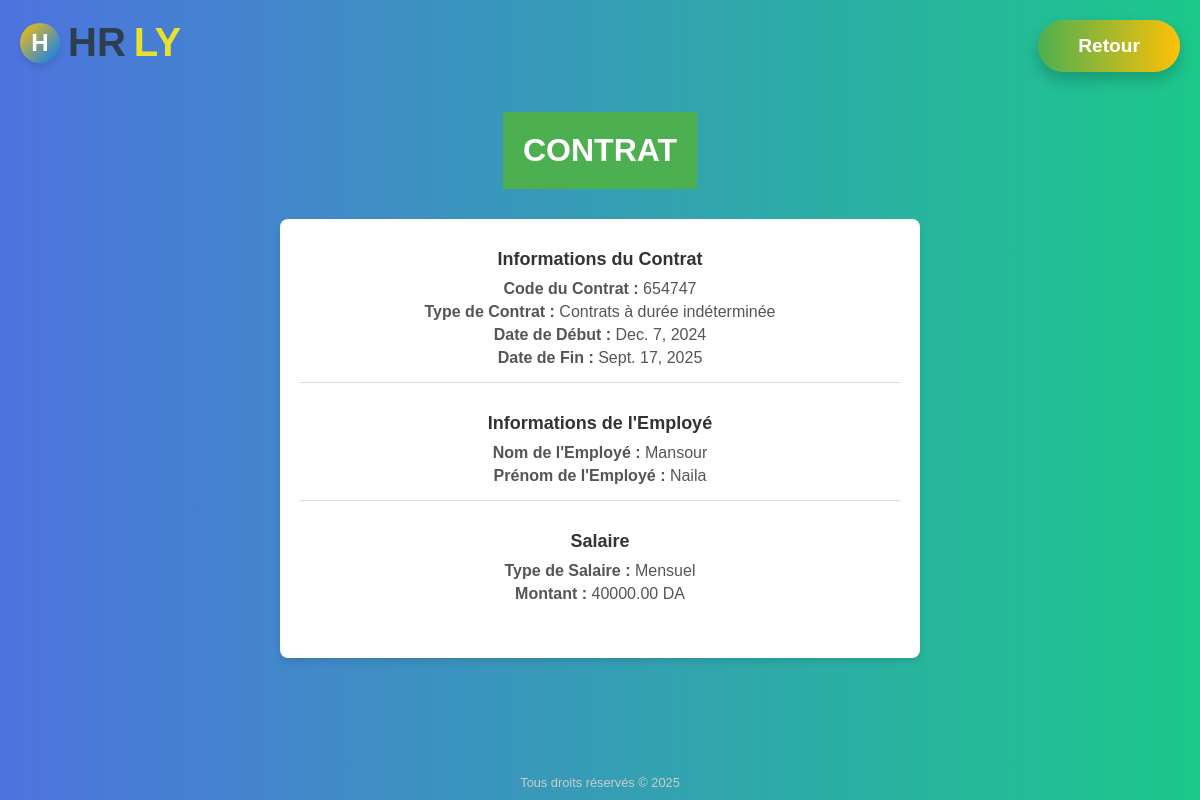
/main/10/affichercontrat/, run on the app's committed database.
### projectapp/models.py (models this page shows, shortened)
class Contract(models.Model):
    TYPE_CHOICES_CONTRATS=[
        ('CDI','Contrats à durée indéterminée'),
        ('CDD','contrats à durée déterminée'),
        ('STAGE','stage'),
    ]
    code_contrat = models.CharField(max_length=100)
    date_debut_contrat=models.DateField()
    date_fin_contrat=models.DateField()
    type_contrat=models.CharField(max_length=20,choices=TYPE_CHOICES_CONTRATS)
    id_employe=models.ForeignKey(Employe,on_delete=models.CASCADE)
    type_salaire = models.CharField(
        max_length=10,
        choices=[('mensuel', 'Mensuel'), ('quotidien', 'Quotidien')],
        default='mensuel'
    )
    montant_salaire = models.DecimalField(max_digits=10, decimal_places=2)

class Employe(models.Model):
    CHOICE_SEXE =[('female','female'),('male','male')]
    code = models.CharField(max_length=10, unique=True)
    nom = models.CharField(max_length=100)
    prenom = models.CharField(max_length=100)
    date_naissance = models.DateField()
    date_embauche = models.DateField()
    adresse = models.TextField()
    id_service =  models.ForeignKey(Service,on_delete=models.CASCADE)
    historique_professionnel = models.TextField(blank=True, null=True)
    competences = models.TextField(blank=True, null=True)
    formations = models.TextField(blank=True, null=True)
    solde_conge = models.PositiveIntegerField(default=0)
    droits_conge = models.PositiveIntegerField(default=0)
    nb_absence = models.PositiveIntegerField(default=0)  # Compteur d'absences
    nb_massrouf=models.PositiveIntegerField(default=0)
    sexe=models.CharField(max_length=10,choices=CHOICE_SEXE)

### projectapp/views.py (the view)
# urls.py: path('<int:pk>/affichercontrat/', views.afficher_contrat, name='afficher_contrat'),
def afficher_contrat(request, pk):
    contract = get_object_or_404(Contract, pk=pk)
    return render(request, 'rh/contrats/afficher_contrat.html', {'contract': contract})

### projectapp/templates/rh/contrats/afficher_contrat.html (shortened to what this page needs)
<!DOCTYPE html>
<html lang="fr">
<head>
</head>
<body>
    <div class="logo">
        <div class="logo-icon">H</div>
        <span>HR</span><span>ly</span>
    </div>
    <h1>CONTRAT </h1>
    <div class="fiche-contrat">
        <div class="section">
            <h2>Informations du Contrat</h2>
            <p><strong>Code du Contrat :</strong> {{ contract.code_contrat }}</p>
            <p><strong>Type de Contrat :</strong> {{ contract.get_type_contrat_display }}</p>
            <p><strong>Date de Début :</strong> {{ contract.date_debut_contrat }}</p>
            <p><strong>Date de Fin :</strong> {{ contract.date_fin_contrat }}</p>
        </div>
        <div class="section">
            <h2>Informations de l'Employé</h2>
            <p><strong>Nom de l'Employé :</strong> {{ contract.id_employe.nom }}</p>
            <p><strong>Prénom de l'Employé :</strong> {{ contract.id_employe.prenom }}</p>
        </div>
        <div class="section">
            <h2>Salaire</h2>
            <p><strong>Type de Salaire :</strong> {{ contract.get_type_salaire_display }}</p>
            <p><strong>Montant :</strong> {{ contract.montant_salaire }} DA</p>
        </div>
    </div>
    <a href="{% url 'gestion_contrat' %}">Retour</a>
    <footer>
        Tous droits réservés © 2025
    </footer>
</body>
</html>

### projectapp/templates/rh/contrats/afficher_contrat.html (style rules this page uses)
body { font-family: 'Arial', sans-serif; margin: 0; padding: 0; background: linear-gradient(to right, #4e73df, #1cc88a); color: #333; text-align: center; display: flex; flex-direction: column; justify-content: center; align-items: center; min-height: 100vh; }
h1 { text-align: center; color: white; background-color: #4CAF50; padding: 20px; margin: 0; }
.fiche-contrat { width: 80%; max-width: 600px; margin: 30px auto; background-color: white; border-radius: 8px; box-shadow: 0 4px 6px rgba(0, 0, 0, 0.1); padding: 20px; }
.section { margin-bottom: 20px; padding: 10px; border-bottom: 1px solid #ddd; }
.section:last-child { border-bottom: none; }
.section h2 { margin: 0 0 10px; font-size: 18px; color: #333; }
.section p { margin: 5px 0; font-size: 16px; color: #555; }
a { position: absolute; top: 20px; right: 20px; display: inline-block; text-align: center; padding: 15px 40px; font-size: 1.2rem; font-weight: bold; color: #fff; text-decoration: none; border-radius: 50px; background: linear-gradient(90deg, #4CAF50, #FFC107); transition: all 0.3s ease; box-shadow: 0 8px 15px rgba(0, 0, 0, 0.2); cursor: pointer; }
.logo { position: absolute; top: 20px; left: 20px; display: flex; align-items: center; gap: 8px; font-size: 2.5rem; font-weight: 600; color: #2c3e50; text-transform: uppercase; }
.logo span:last-child { color: #e6e12b; }
.logo-icon { width: 40px; height: 40px; background: linear-gradient(135deg, #FFC107, #007BFF); border-radius: 50%; display: flex; justify-content: center; align-items: center; font-size: 1.5rem; color: #fff; font-weight: bold; box-shadow: 0 4px 6px rgba(0, 0, 0, 0.1); }
footer { position: absolute; bottom: 10px; font-size: 0.8rem; color: #ccc; text-align: center; width: 100%; }

### data on the page
Contract: code_contrat "654747", type_contrat "Contrats à durée indéterminée", date_debut_contrat "Dec. 7, 2024", date_fin_contrat "Sept. 17, 2025", id_employe.nom "Mansour", id_employe.prenom "Naila", type_salaire "Mensuel", montant_salaire "40000.00"
